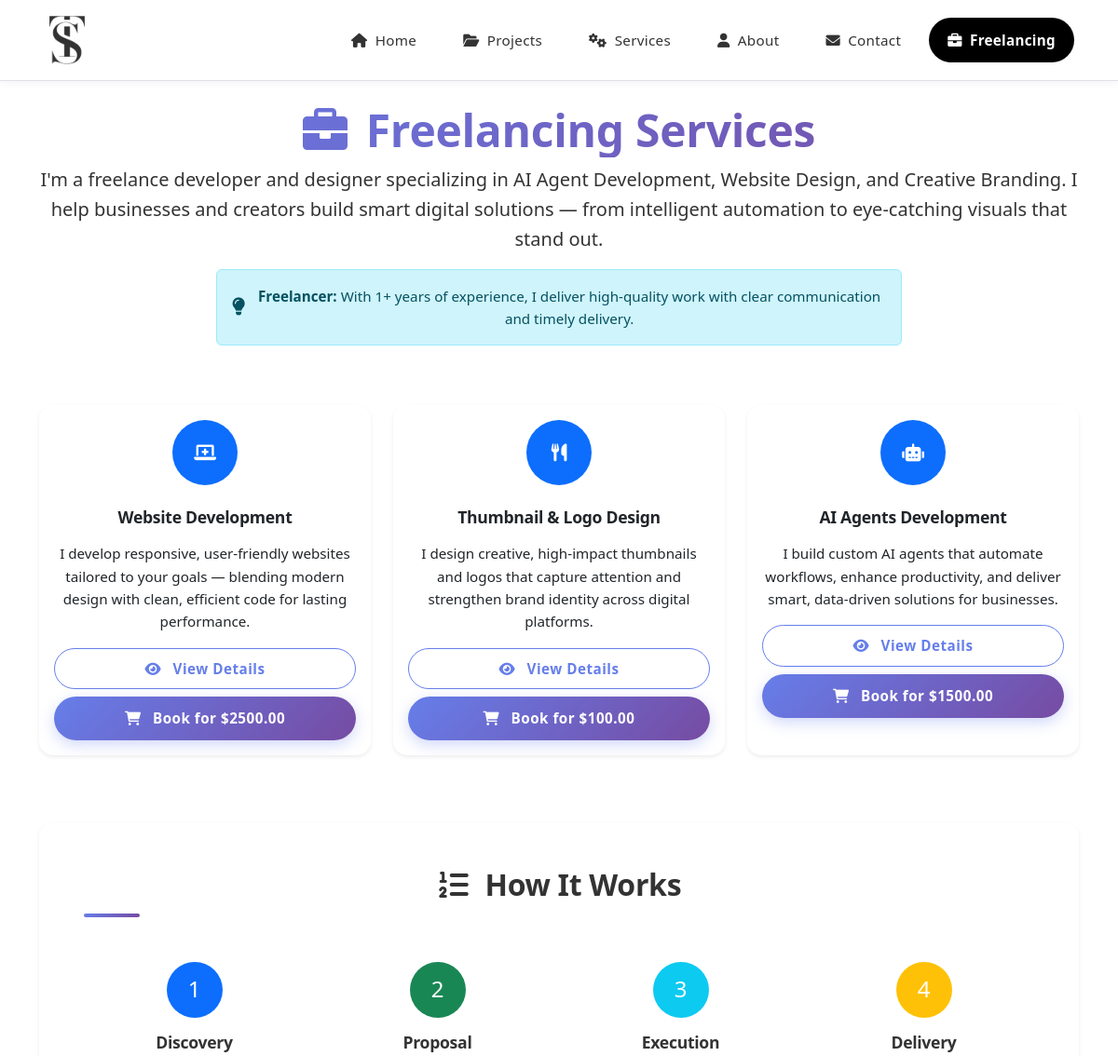
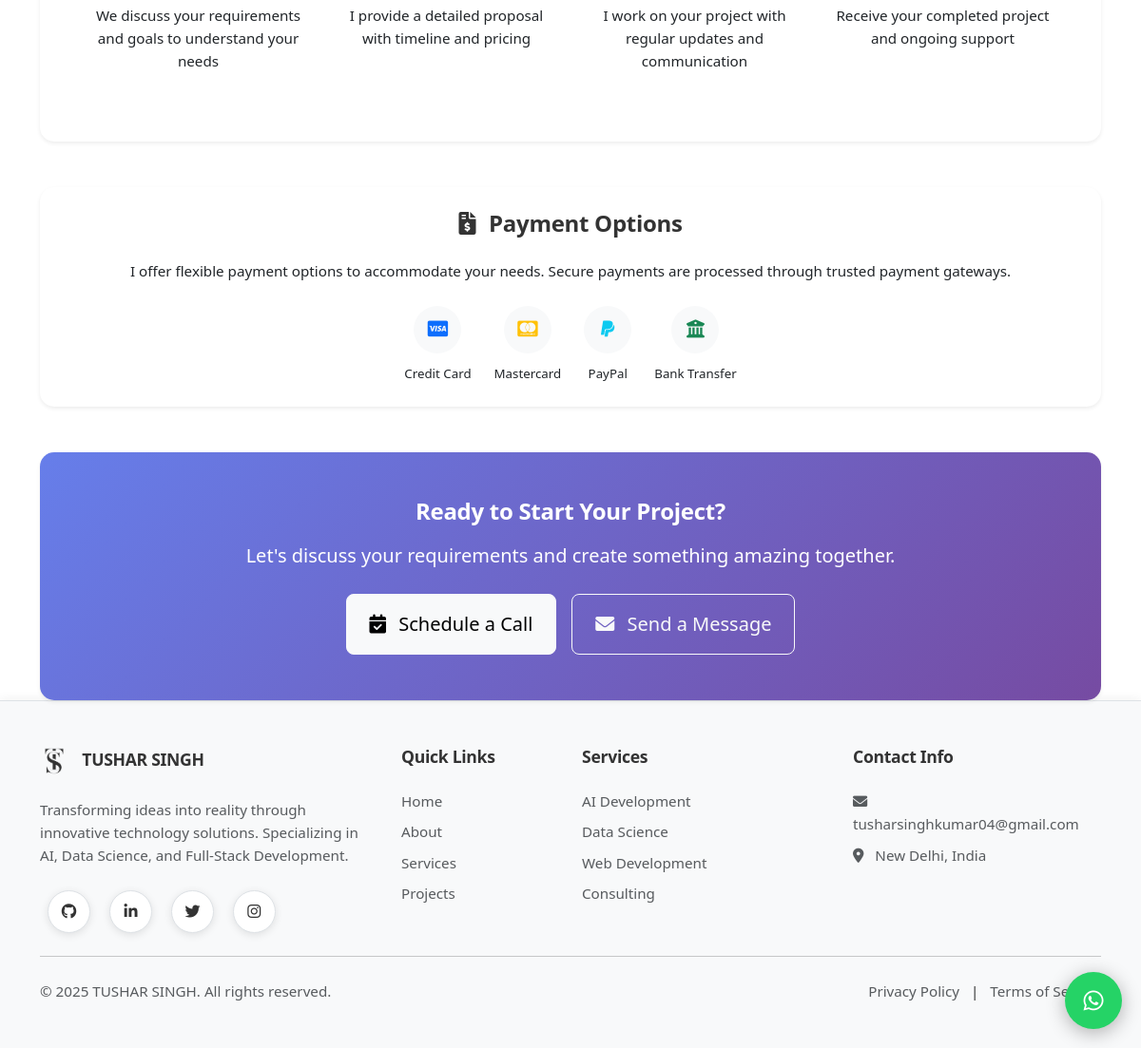
/freelancing/, run on the app's committed database (2 pictures, top to bottom).
### freelancing/models.py (models this page shows, shortened)
class Service(models.Model):
    name = models.CharField(max_length=100)
    description = models.TextField()
    price = models.DecimalField(max_digits=10, decimal_places=2, null=True, blank=True)
    icon_class = models.CharField(max_length=50, default='fas fa-briefcase')
    is_active = models.BooleanField()
    class Meta:
        verbose_name = "Service"
        verbose_name_plural = "Services"

### freelancing/views.py (the view, shortened to what this page needs)
# urls.py: path('', views.index, name='about'),
def index(request):
    services = Service.objects.all()  # pyright: ignore[reportAttributeAccessIssue]
    context = {
        'services': services,
    }
    return render(request, 'freelancing/index.html', context)

### templates/freelancing/index.html (shortened to what this page needs)
{% extends 'base.html' %}
{% block content %}
<div class="container mt-4">
    <div class="text-center mb-5">
        <h1 class="display-5 fw-bold"><i class="fas fa-briefcase me-2"></i> Freelancing Services</h1>
        <p class="lead">
           I'm a freelance developer and designer specializing in AI Agent Development, Website Design, and Creative Branding. I help businesses and creators build smart digital solutions — from intelligent automation to eye-catching visuals that stand out.
        </p>
        <div class="row justify-content-center">
            <div class="col-lg-8">
                <div class="alert alert-info d-flex align-items-center" role="alert">
                    <div>
                        <strong>Freelancer:</strong> With 1+ years of experience, I deliver high-quality work with clear communication and timely delivery.
                    </div>
                </div>
            </div>
        </div>
    </div>
    <div class="row">
        {% for service in services %}
        <div class="col-md-4 mb-4">
            <div class="card h-100 border-0 shadow-sm hover-lift">
                <div class="card-body">
                    <div class="text-center mb-4">
                        <div class="rounded-circle bg-primary text-white d-flex align-items-center justify-content-center mx-auto" style="width: 70px; height: 70px;">
                        </div>
                    </div>
                    <h5 class="card-title text-center mb-3">{{ service.name }}</h5>
                    <p class="card-text text-center">{{ service.description }}</p>
                    <div class="d-grid mt-3">
                        <a href="{% url 'service_detail' service.id %}" class="btn btn-outline-primary mb-2">
                            <i class="fas fa-eye me-2"></i> View Details
                        </a>
                        {% if service.price %}
                        <button class="btn btn-primary" data-bs-toggle="modal" data-bs-target="#bookingModal" data-service="{{ service.name }}">
                            <i class="fas fa-shopping-cart me-2"></i> Book for ${{ service.price }}
                        </button>
                        {% else %}
                        <button class="btn btn-primary" data-bs-toggle="modal" data-bs-target="#bookingModal" data-service="{{ service.name }}">
                            <i class="fas fa-calendar-check me-2"></i> Get Quote
                        </button>
                        {% endif %}
                    </div>
                </div>
            </div>
        </div>
        {% endfor %}
    </div>
    <div class="row mt-5">
        <div class="col-12">
            <div class="card border-0 shadow-sm">
                <div class="card-body p-5">
                    <h2 class="text-center mb-5"><i class="fas fa-list-ol me-2"></i> How It Works</h2>
                    <div class="row text-center">
                        <div class="col-md-3 mb-4">
                            <div class="rounded-circle bg-primary text-white d-flex align-items-center justify-content-center mx-auto mb-3" style="width: 60px; height: 60px;">
                                <span class="h4 mb-0">1</span>
                            </div>
                            <h5 class="mb-2">Discovery</h5>
                            <p class="mb-0">We discuss your requirements and goals to understand your needs</p>
                        </div>
                        <div class="col-md-3 mb-4">
                            <div class="rounded-circle bg-success text-white d-flex align-items-center justify-content-center mx-auto mb-3" style="width: 60px; height: 60px;">
                                <span class="h4 mb-0">2</span>
                            </div>
                            <h5 class="mb-2">Proposal</h5>
                            <p class="mb-0">I provide a detailed proposal with timeline and pricing</p>
                        </div>
                        <div class="col-md-3 mb-4">
                            <div class="rounded-circle bg-info text-white d-flex align-items-center justify-content-center mx-auto mb-3" style="width: 60px; height: 60px;">
                                <span class="h4 mb-0">3</span>
                            </div>
                            <h5 class="mb-2">Execution</h5>
                            <p class="mb-0">I work on your project with regular updates and communication</p>
                        </div>
                        <div class="col-md-3 mb-4">
                            <div class="rounded-circle bg-warning text-white d-flex align-items-center justify-content-center mx-auto mb-3" style="width: 60px; height: 60px;">
                                <span class="h4 mb-0">4</span>
                            </div>
                            <h5 class="mb-2">Delivery</h5>
                            <p class="mb-0">Receive your completed project and ongoing support</p>
                        </div>
                    </div>
                </div>
            </div>
        </div>
    </div>
    <div class="row mt-5">
        <div class="col-12">
            <div class="card border-0 shadow-sm">
                <div class="card-body p-4">
                    <h3 class="text-center mb-4"><i class="fas fa-file-invoice-dollar me-2"></i> Payment Options</h3>
                    <p class="text-center mb-4">
                        I offer flexible payment options to accommodate your needs. Secure payments are processed through trusted payment gateways.
                    </p>
                    <div class="d-flex flex-wrap justify-content-center gap-4">
                        <div class="text-center">
                            <div class="rounded-circle bg-light text-dark d-flex align-items-center justify-content-center mx-auto mb-2" style="width: 50px; height: 50px;">
                            </div>
                            <small>Credit Card</small>
                        </div>
                        <div class="text-center">
                            <div class="rounded-circle bg-light text-dark d-flex align-items-center justify-content-center mx-auto mb-2" style="width: 50px; height: 50px;">
                            </div>
                            <small>Mastercard</small>
                        </div>
                        <div class="text-center">
                            <div class="rounded-circle bg-light text-dark d-flex align-items-center justify-content-center mx-auto mb-2" style="width: 50px; height: 50px;">
                            </div>
                            <small>PayPal</small>
                        </div>
                        <div class="text-center">
                            <div class="rounded-circle bg-light text-dark d-flex align-items-center justify-content-center mx-auto mb-2" style="width: 50px; height: 50px;">
                            </div>
                            <small>Bank Transfer</small>
                        </div>
                    </div>
                </div>
            </div>
        </div>
    </div>
    <div class="row mt-5">
        <div class="col-12">
            <div class="card border-0 shadow-sm bg-gradient-primary text-white">
                <div class="card-body p-5 text-center">
                    <h3 class="mb-3 text-white">Ready to Start Your Project?</h3>
                    <p class="mb-4 lead">
                        Let's discuss your requirements and create something amazing together.
                    </p>
                    <div class="d-flex flex-wrap justify-content-center gap-3">
                        <a href="https://calendly.com/tusharsinghkumar04/new-meeting" class="btn btn-light btn-lg px-4 py-3" target="_blank">
                            <i class="fas fa-calendar-check me-2"></i> Schedule a Call
                        </a>
                        <a href="{% url 'contact' %}" class="btn btn-outline-light btn-lg px-4 py-3">
                            <i class="fas fa-envelope me-2"></i> Send a Message
                        </a>
                    </div>
                </div>
            </div>
        </div>
    </div>
</div>
{% endblock %}

### data on the page
Service: name "Website Development", description "I develop responsive, user-friendly websites tailored to your goals — blending modern design with clean, efficient code for lasting performance.", price "2500.00"
Service: name "Thumbnail & Logo Design", description "I design creative, high-impact thumbnails and logos that capture attention and strengthen brand identity across digital platforms.", price "100.00"
Service: name "AI Agents Development", description "I build custom AI agents that automate workflows, enhance productivity, and deliver smart, data-driven solutions for businesses.", price "1500.00"
